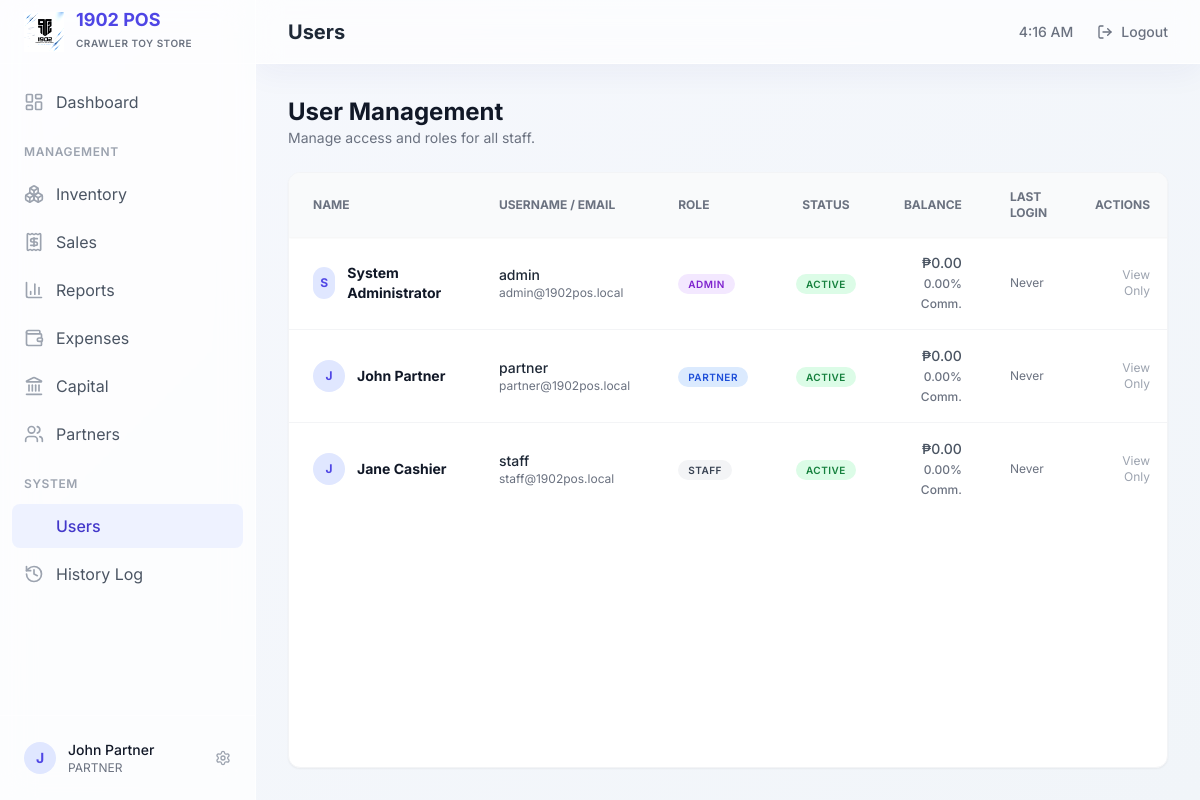
Screenshot of /users/index.php (signed in) with the database file from the repository.
### tables this page shows
CREATE TABLE IF NOT EXISTS `users` (
    `id` INT AUTO_INCREMENT PRIMARY KEY,
    `name` VARCHAR(100) NOT NULL,
    `username` VARCHAR(50) NOT NULL UNIQUE,
    `email` VARCHAR(100) NOT NULL UNIQUE,
    `password` VARCHAR(255) NOT NULL,
    `role` ENUM('ADMIN', 'PARTNER', 'STAFF') NOT NULL DEFAULT 'STAFF',
    `status` ENUM('ACTIVE', 'INACTIVE') NOT NULL DEFAULT 'ACTIVE',
    `created_at` DATETIME DEFAULT CURRENT_TIMESTAMP,
    `updated_at` DATETIME DEFAULT CURRENT_TIMESTAMP ON UPDATE CURRENT_TIMESTAMP,
    `last_login` DATETIME NULL
);

### users/index.php (the view, shortened to what this page needs)
<?php
require_once '../includes/header.php';
require_once '../includes/sidebar.php';
require_once '../includes/db.php';
$stmt = $pdo->query("SELECT * FROM users ORDER BY role ASC, name ASC");
$users = $stmt->fetchAll();
?>
<div class="max-w-7xl mx-auto flex flex-col h-[calc(100vh-8rem)]">
    <div class="flex flex-col md:flex-row md:items-center justify-between mb-6 shrink-0">
        <div>
            <h2 class="text-2xl font-bold text-gray-900">User Management</h2>
            <p class="text-gray-500 text-sm">Manage access and roles for all staff.</p>
        </div>
    </div>
    <div class="bg-white rounded-xl shadow-sm border border-gray-100 flex-1 overflow-hidden flex flex-col">
        <div class="overflow-x-auto flex-1 relative">
            <table class="w-full text-left text-sm text-gray-600">
                <thead class="bg-gray-50 text-gray-500 text-xs uppercase font-semibold sticky top-0 z-10 shadow-sm">
                    <tr>
                        <th class="px-6 py-4">Name</th>
                        <th class="px-6 py-4">Username / Email</th>
                        <th class="px-6 py-4">Role</th>
                        <th class="px-6 py-4 text-center">Status</th>
                        <th class="px-6 py-4 text-right">Balance</th>
                        <th class="px-6 py-4">Last Login</th>
                        <th class="px-6 py-4 text-right">Actions</th>
                    </tr>
                </thead>
                <tbody class="divide-y divide-gray-100">
                    <?php foreach ($users as $u): ?>
                    <tr class="hover:bg-gray-50 transition-colors">
                        <td class="px-6 py-4 font-bold text-gray-900">
                            <div class="flex items-center">
                                <div class="w-8 h-8 rounded-full bg-indigo-100 text-indigo-600 flex items-center justify-center font-bold text-xs mr-3">
                                    <?= strtoupper(substr($u['name'], 0, 1)) ?>
                                </div>
                                <?= htmlspecialchars($u['name']) ?>
                            </div>
                        </td>
                        <td class="px-6 py-4">
                            <p class="font-medium text-gray-800"><?= htmlspecialchars($u['username']) ?></p>
                            <p class="text-xs text-gray-500"><?= htmlspecialchars($u['email']) ?></p>
                        </td>
                        <td class="px-6 py-4">
                            <?php
                                $roleColors = [
                                    'ADMIN' => 'bg-purple-100 text-purple-700',
                                    'PARTNER' => 'bg-blue-100 text-blue-700',
                                    'STAFF' => 'bg-gray-100 text-gray-700'
                                ];
                                $color = $roleColors[$u['role']] ?? 'bg-gray-100 text-gray-700';
                            ?>
                            <span class="px-2.5 py-1 text-[10px] uppercase tracking-wider font-semibold <?= $color ?> rounded-full">
                                <?= $u['role'] ?>
                            </span>
                        </td>
                        <td class="px-6 py-4 text-center">
                            <?php if ($u['status'] === 'ACTIVE'): ?>
                                <span class="px-2.5 py-1 text-[10px] uppercase tracking-wider font-semibold bg-green-100 text-green-700 rounded-full">Active</span>
                            <?php else: ?>
                                <span class="px-2.5 py-1 text-[10px] uppercase tracking-wider font-semibold bg-red-100 text-red-700 rounded-full">Inactive</span>
                            <?php endif; ?>
                        </td>
                        <td class="px-6 py-4 text-right font-medium">
                            ₱<?= number_format($u['balance'] ?? 0, 2) ?><br>
                            <span class="text-xs text-gray-500"><?= number_format($u['commission_rate'] ?? 0, 2) ?>% Comm.</span>
                        </td>
                        <td class="px-6 py-4 text-xs text-gray-500">
                            <?= $u['last_login'] ? date('M d, Y H:i', strtotime($u['last_login'])) : 'Never' ?>
                        </td>
                        <td class="px-6 py-4 text-right">
                            <div class="flex items-center justify-end space-x-2">
                                <?php if ($_SESSION['role'] === 'ADMIN'): ?>
                                    <?php if ($u['id'] !== $_SESSION['user_id'] && !isSwitchedUser()): ?>
                                    <form action="switch.php" method="POST" class="inline">
                                        <input type="hidden" name="target_id" value="<?= $u['id'] ?>">
                                        <button type="submit" class="p-1.5 bg-amber-50 text-amber-600 rounded hover:bg-amber-100 transition flex items-center text-xs px-2 font-medium" title="Switch to this user">
                                            <i data-lucide="eye" class="w-3 h-3 mr-1"></i> View As
                                        </button>
                                    </form>
                                    <?php endif; ?>
                                    <?php if ($u['balance'] > 0): ?>
                                    <button onclick="withdrawBalance(<?= $u['id'] ?>, <?= $u['balance'] ?>)" class="p-1.5 bg-green-50 text-green-600 rounded hover:bg-green-100 transition flex items-center text-xs px-2 font-medium" title="Withdraw Balance">
                                        <i data-lucide="banknote" class="w-3 h-3 mr-1"></i> Withdraw
                                    </button>
                                    <?php endif; ?>
                                    <button onclick="openUserModal(<?= htmlspecialchars(json_encode($u)) ?>)" class="p-1.5 bg-blue-50 text-blue-600 rounded hover:bg-blue-100 transition" title="Edit User">
                                        <i data-lucide="edit" class="w-4 h-4"></i>
                                    </button>
                                    <?php if ($u['id'] !== $_SESSION['user_id']): ?>
                                    <button onclick="deleteUser(<?= $u['id'] ?>)" class="p-1.5 bg-red-50 text-red-600 rounded hover:bg-red-100 transition" title="Delete User">
                                        <i data-lucide="trash-2" class="w-4 h-4"></i>
                                    </button>
                                    <?php endif; ?>
                                <?php else: ?>
                                    <span class="text-xs text-gray-400">View Only</span>
                                <?php endif; ?>
                            </div>
                        </td>
                    </tr>
                    <?php endforeach; ?>
                </tbody>
            </table>
        </div>
    </div>
</div>
<?php require_once '../includes/footer.php'; ?>

### includes/header.php (style rules this page uses)
body { font-family: 'Inter', sans-serif; background: linear-gradient(135deg, #f6f8fd 0%, #f1f5f9 100%); background-attachment: fixed; }

### rows the page displays
users: name "S", name "System Administrator", username "admin", email "admin@1902pos.local", role "ADMIN", status "ACTIVE", balance "0.00", commission_rate "0.00", shows "Never"
users: name "J", name "John Partner", username "partner", email "partner@1902pos.local", role "PARTNER", status "ACTIVE", balance "0.00", commission_rate "0.00", shows "Never"
users: name "J", name "Jane Cashier", username "staff", email "staff@1902pos.local", role "STAFF", status "ACTIVE", balance "0.00", commission_rate "0.00", shows "Never"

### other values shown
substr($_SESSION['name'], 0, 1) "J"
$_SESSION['name'] "John Partner"
$_SESSION['role'] "PARTNER"
str_replace('-', ' ', $currentPage) "Users"
